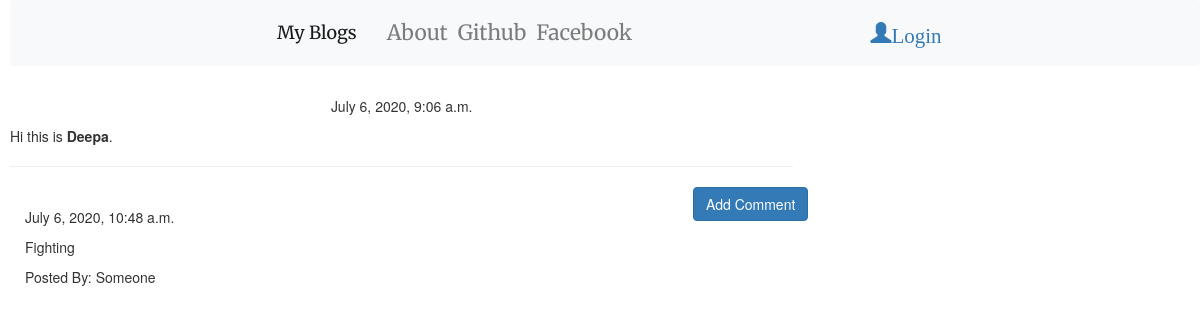
Screenshot of /post/2 with the database file from the repository.
### blog/models.py (models this page shows, shortened)
class Post(models.Model):
    author=models.ForeignKey('auth.User',on_delete=models.DO_NOTHING)
    title=models.CharField(max_length=200)
    text=models.TextField()
    create_date=models.DateTimeField(default=timezone.now)
    published_date=models.DateTimeField(blank=True,null=True)

class Comment(models.Model):
    post=models.ForeignKey('blog.Post',related_name='comments',on_delete=models.CASCADE)
    author=models.CharField(max_length=200)
    text=models.TextField()
    create_date=models.DateTimeField(default=timezone.now)
    approved_comments=models.BooleanField(default=False)

### blog/views.py (the view)
# urls.py: url(r'^post/(?P<pk>\d+)$',views.PostDetailView.as_view(),name='post_detail'),
class PostDetailView(DetailView):
    model=Post

### blog/templates/blog/post_detail.html (shortened to what this page needs)
{% extends 'blog/base.html' %}
{% block content %}
{% load static %}
{% if post.published_date %}
<div class="date postdate">
  {{post.published_date}}
</div>
{% else %}
<a class="btn btn-success" href="{% url 'post_publish' pk=post.pk %}"><span>Publish</span></a>
{%endif%}
<p class="postcontent">{{ post.text|safe|linebreaksbr}}</p>
<hr>
<a class="btn btn-primary btn-comment" href="{% url 'add_comment_to_post' pk=post.pk %}">Add Comment</a>
<div class="container">
    {% for comment in post.comments.all %}
    <br>
      {% if user.is_authenticated or comment.approved_comments %}
        {{comment.create_date }}
            <p>{{comment.text|safe|linebreaks}}</p>
            <p>Posted By: {{comment.author}}</p>
        {%endif%}
        {%empty%}
        <p>No Comments!</p>
        {%endfor%}
</div>
{%endblock%}

### blog/static/css/blog.css (style rules this page uses)
.postdate { text-align: center; }
.postcontent { font-family: 'Montserrat'; font-size: 1.5em; }
.btn-comment { position: absolute; right:0px; }
.loader { margin-left: 10px; position:fixed; left:0; right:0; top:0; bottom:0; filter:hue-rotate(0deg); background-color:linear-gradient(45deg,#0f8,#08f); animation:hue 10000ms infinite linear; }

### rows the page displays
Post: published_date "July 6, 2020, 9:06 a.m.", text "Hi this is Deepa ."
Comment: create_date "July 6, 2020, 10:48 a.m.", text "Fighting", author "Someone"
